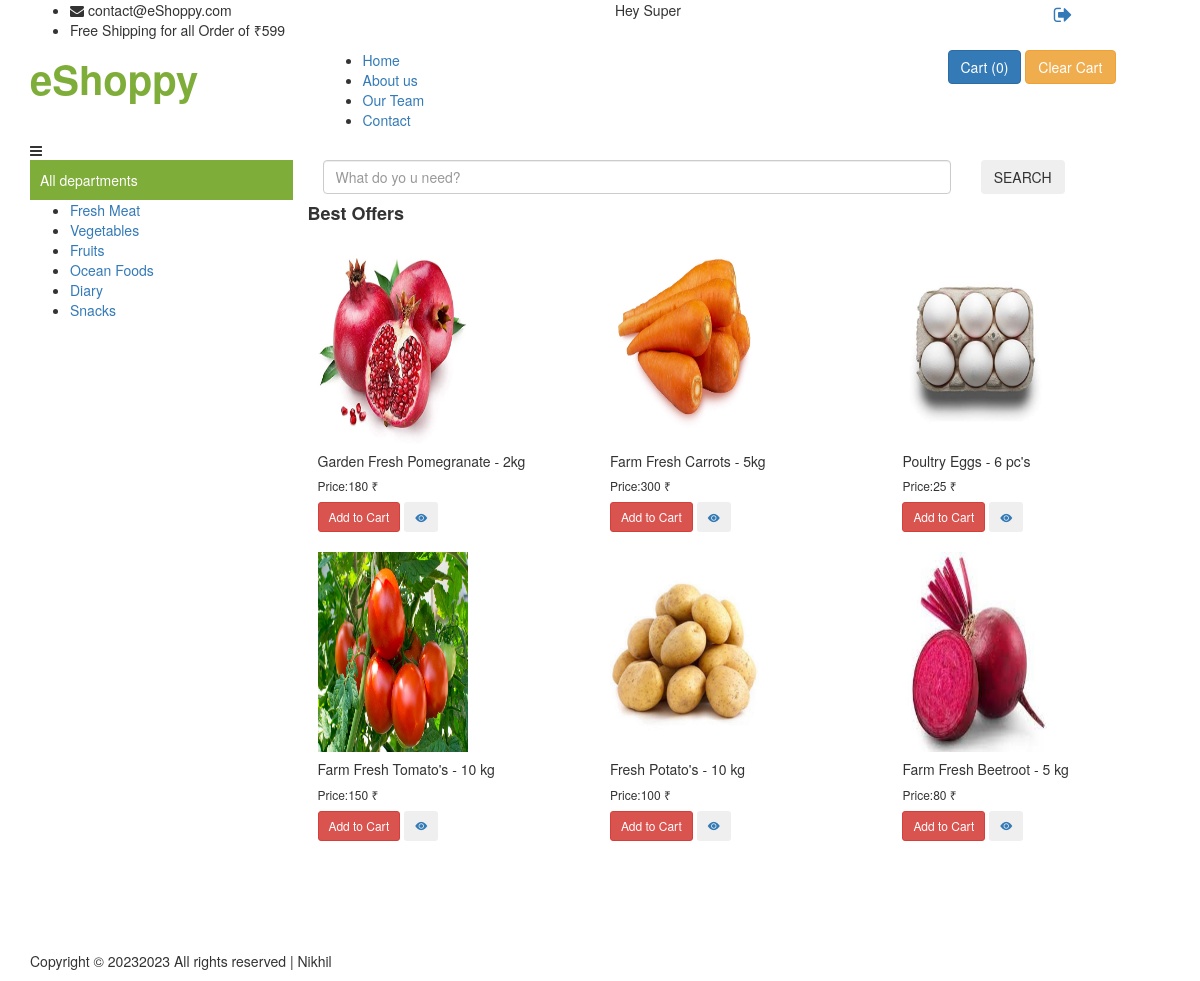
The app's page / (signed in) with its own data.
### app/models.py (models this page shows, shortened)
class Product(models.Model):
    product_id = models.AutoField
    brand = models.CharField(max_length=100)
    product_name = models.CharField(max_length=100)
    category = models.ForeignKey(
        'Category',
        on_delete=models.CASCADE,
    )
    deals = models.CharField(max_length=100, default="")
    price = models.IntegerField(default=0)
    desc = models.CharField(max_length=300)
    image = models.ImageField(upload_to='images')

### app/views.py (the view)
# urls.py: path('', views.Index, name='Index'),
def Index(request):
    allProds = []
    catprods = Product.objects.values('deals', 'id')
    cats = {item['deals'] for item in catprods}
    for cat in cats:
        print(cat)
        if cat == "Best Offers" or cat == "Most Popular" or cat=="Fruits and Vegetables" or cat=="Snacks Store":
            prod = Product.objects.filter(deals=cat)
            n = len(prod)
            nSlides = n // 4 + ceil((n / 4) - (n // 4))
            allProds.append([prod, range(1, nSlides), nSlides])
    params = {'allProds': allProds}
    return render(request, "index.html", params)

### templates/index.html (shortened to what this page needs)
{% extends 'base.html' %}
{% load static %}
{% block body %}
<section class="mb-4">
  {% for product, range, nSlides in allProds %}
  <div class="row">
    <h4 class="my-3  text-dark " style="font-weight: 600; ">
      {{product.0.deals}}
    </h4>
    {% for i in product %}
    <div class="col-md-4" style="padding: 10px;">
      <div class="p-4">
        <img src="/media/{{i.image}}" class="card-img-top" alt="not found" height="200px" width="150px" />
        <div class="card-body">
          <h5 class="card-title text-blaack mt-2" id="namepr{{i.id}}">
            {{i.product_name}}
          </h5>
          <h6 class="card-title mt-3 mb-3">
            Price:<span id="pricepr{{i.id}}">{{i.price}}</span> ₹
          </h6>
          <span id="divpr{{i.id}}" class="divpr">
            <button id="pr{{i.id}}" class="btn btn-danger cart btn-sm mt-0">
              Add to Cart
            </button>
          </span>
          <a href="/media/{{i.image}}">
            <button class="btn btn-dark btn-sm cart"><i class="bi bi-eye-fill"></i></button></a>
        </div>
      </div>
    </div>
    {% endfor %}
  </div>
  {% endfor %}
</section>
{% endblock body %}

### templates/base.html (shortened to what this page needs)
{% load static %}
<!DOCTYPE html>
<html lang="en">
<head>
    <link href="{% static '/assets/vendor/bootstrap-icons/bootstrap-icons.css' %}" rel="stylesheet">
    <link rel="stylesheet" href="https://cdnjs.cloudflare.com/ajax/libs/font-awesome/4.7.0/css/font-awesome.min.css">
    <link href="https://preview.colorlib.com/theme/ogani/css/style.css" rel="stylesheet">
</head>
<body class="h-full">
    <header class="header">
        <div class="header__top">
            <div class="container">
                <div class="row">
                    <div class="col-lg-6 col-md-6">
                        <div class="header__top__left">
                            <ul>
                                <li><i class="fa fa-envelope"></i> contact@eShoppy.com</li>
                                <li>Free Shipping for all Order of ₹599</li>
                            </ul>
                        </div>
                    </div>
                    <div class="col-lg-6 col-md-6">
                        <div class="header__top__right ">
                            <div class="header__top__right__auth ">
                                <div class="d-flex justify-content-between">
                                    {% if request.user.is_authenticated %}
                                    <div class="row">
                                        <div class="col-md-9">
                                            <div style="padding-right: 20px;">Hey {{request.user.first_name }}</div>
                                        </div>
                                        <div class="col-md-3">
                                            <a style="cursor: pointer; font-size: 20px;" data-toggle="tooltip"
                                                data-placement="bottom" title="Logout" href="/account/logout/"><i
                                                    class="fa fa-sign-out" aria-hidden="true"></i></a>
                                        </div>
                                    </div>
                                    {% else %}
                                    <a href="/account/login"><i class="fa fa-user"></i> Login</a>
                                    {% endif %}
                                </div>
                            </div>
                        </div>
                    </div>
                </div>
            </div>
        </div>
        <div class="container">
            <div class="row">
                <div class="col-lg-3">
                    <div class="header__logo">
                        <a style="text-decoration: none;" href="/"> <span
                                style="font-size: 40px; color: #7FAD39; font-weight: 800;"
                                class="e-logo">eShoppy</span></a>
                    </div>
                </div>
                <div class="col-lg-6">
                    <nav class="header__menu">
                        <ul>
                            <li><a href="/">Home</a></li>
                            <li><a href="../../about">About us</a></li>
                            <li><a href="../../team">Our Team</a></li>
                            <li><a href="../../contact">Contact</a></li>
                        </ul>
                    </nav>
                </div>
                <div class="col-lg-3">
                    <div class="header__cart">
                        <ul>
                            <li class="btn btn-primary scrollto cursor-pointer " style="cursor: pointer;" id="popcart"
                                data-container="body" data-toggle="popover" data-placement="bottom" data-html="true">
                                Cart (<span id="cart">0</span>)
                            </li>
                            <li onclick="clearCart()" id="clearCart" class="btn btn-warning scrollto cursor-pointer ">
                                Clear Cart</li>
                        </ul>
                    </div>
                </div>
            </div>
            <div class="humberger__open">
                <i class="fa fa-bars"></i>
            </div>
        </div>
    </header>
    <div class="container" style="padding-bottom: 100px;">
        <div class="row">
            <div class="col-lg-3">
                <div class="hero__categories">
                    <div style="padding: 10px; color: #FFF; background-color: #7FAD39;">
                        <span>All departments</span>
                    </div>
                    <ul>
                        <li><a href="/category/fresh-meat">Fresh Meat</a></li>
                        <li><a href="/category/vegetables">Vegetables</a></li>
                        <li><a href="/category/fruits">Fruits</a></li>
                        <li><a href="/category/sea-foods">Ocean Foods</a></li>
                        <li><a href="/category/diary">Diary</a></li>
                        <li><a href="/category/snacks">Snacks</a></li>
                    </ul>
                </div>
            </div>
            <div class="col-lg-9">
                <div class="hero__search">
                    <div class="row">
                        <div class="col-md-9">
                            <input id="searchProduct" placeholder="What do yo u need?" type="text" class="form-control"
                                placeholder="Search">
                        </div>
                        <div class="col-md-3">
                            <button id="searchBtn" type="button" class="btn site-btn">SEARCH</button>
                        </div>
                    </div>
                </div>
                <main id="main" class="topless">
                    {% block body %}
                    {% endblock body %}
                </main>
            </div>
        </div>
    </div>
    <footer class="footer spad">
        <div class="container">
            <div class="row">
                <div class="col-lg-12">
                    <div class="footer__copyright">
                        <div class="footer__copyright__text">
                            <p>
                                Copyright ©
                                <script>document.write(new Date().getFullYear());</script>2023 All rights reserved |
                                Nikhil
                            </p>
                        </div>
                    </div>
                </div>
            </div>
        </div>
    </footer>
    <link rel="stylesheet" href="https://maxcdn.bootstrapcdn.com/bootstrap/3.4.1/css/bootstrap.min.css">
</body>
</html>

### templates/base.html (style rules this page uses)
a:link { text-decoration: none; }

### records on screen
Product: deals "Best Offers", image (picture), product_name "Garden Fresh Pomegranate - 2kg", price "180"
Product: image (picture), product_name "Farm Fresh Carrots - 5kg", price "300"
Product: image (picture), product_name "Poultry Eggs - 6 pc's", price "25"
Product: image (picture), product_name "Farm Fresh Tomato's - 10 kg", price "150"
Product: image (picture), product_name "Fresh Potato's - 10 kg", price "100"
Product: image (picture), product_name "Farm Fresh Beetroot - 5 kg", price "80"

### other values on screen
{{ request.user.first_name }} "Super"
